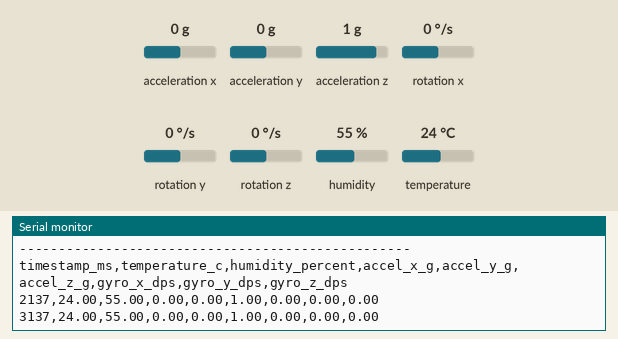
Recording of a sketch running on a simulated ESP32. Parts: the last lines printed to the serial monitor. Wiring (inferred from the names in the program): MPU-9250 motion sensor at I2C address 0x69. Inputs (shaded band) come from the test bench; at power-on: acceleration x 0 g, humidity 55 %, acceleration y 0 g, temperature 24 °C, acceleration z 1 g, rotation x 0 °/s, rotation y 0 °/s, rotation z 0 °/s.

Above: at 3.3 s.
3.4 s: acceleration x set to -1.4 g
At 4.7 s:
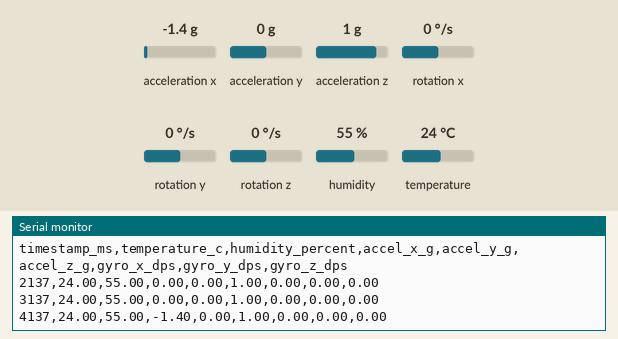
4.9 s: humidity set to 22 %
At 6.3 s:
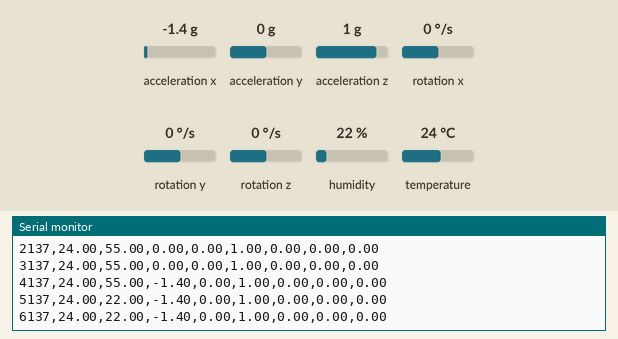
6.4 s: acceleration y set to -1.4 g
At 7.7 s:
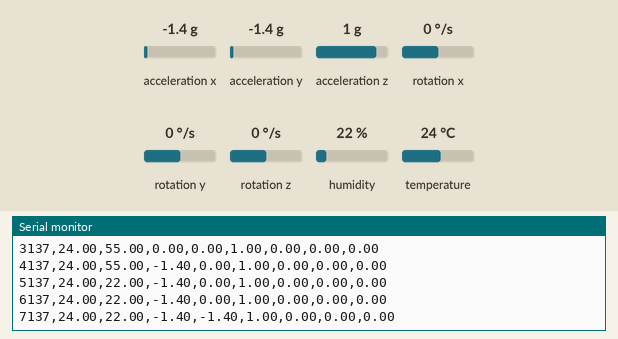
7.9 s: temperature set to 12 °C
At 9.3 s:
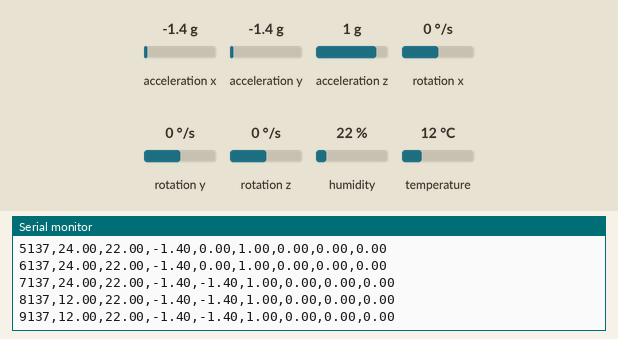
9.4 s: acceleration z set to -1.4 g
At 10.7 s:
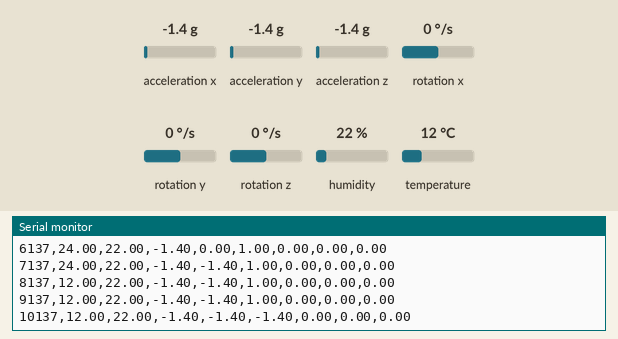
10.9 s: rotation x set to -192 °/s
At 12.9 s:
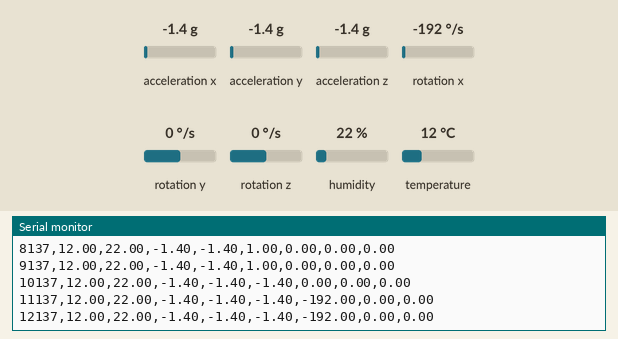
Timing chart, 0 to 13.4 s (numbered marks = the images above; inputs shaded):
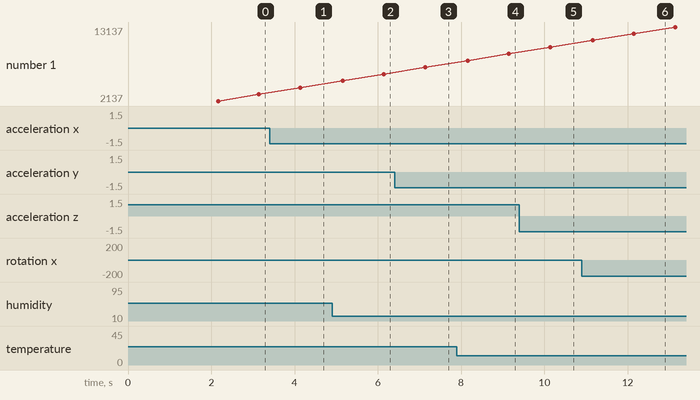

Measured:
- after the input at 3.4 s, the serial monitor: prints a new line after 0.74 s (image 1)
- after the input at 4.9 s, the serial monitor: prints a new line after 0.26 s (image 2)
- after the input at 6.4 s, the serial monitor: prints a new line after 0.74 s (image 3)
- after the input at 7.9 s, the serial monitor: prints a new line after 0.26 s (image 4)
- after the input at 9.4 s, the serial monitor: prints a new line after 0.74 s (image 5)
- after the input at 10.9 s, the serial monitor: prints a new line after 0.26 s (image 6)

The sketch:

sensor_logger.ino
```cpp
/*
  Extreme Conditions Failure Prediction - Sensor Logger Firmware
  Target Hardware: ESP32 Dev Module (ESP32-D0WD-V3)

  Sensors & Pin Mapping:
  - DHT11 Temperature & Humidity Sensor:
      VCC -> ESP32 3V3
      GND -> ESP32 GND
      OUT -> ESP32 D4 (GPIO 4)

  - MPU6050 / MPU6500 / GY-521 Motion Sensor:
      VCC -> ESP32 3V3
      GND -> ESP32 GND
      SDA -> ESP32 D21 (GPIO 21)
      SCL -> ESP32 D22 (GPIO 22)

  Required Arduino Libraries:
  1. "DHT sensor library" by Adafruit
  2. "Adafruit Unified Sensor" by Adafruit
*/

#include <Wire.h>
#include <DHT.h>

// Pin Definitions
#define DHTPIN 4         // DHT11 Data Pin connected to ESP32 GPIO 4
#define DHTTYPE DHT11    // DHT sensor model

#define SDA_PIN 21       // I2C Data Pin (ESP32 D21)
#define SCL_PIN 22       // I2C Clock Pin (ESP32 D22)

// Sampling Interval (ms)
#define SAMPLE_INTERVAL_MS 1000

// MPU6050 / MPU6500 I2C Register Addresses
#define MPU_REG_CONFIG       0x1A
#define MPU_REG_GYRO_CONFIG  0x1B
#define MPU_REG_ACCEL_CONFIG 0x1C
#define MPU_REG_ACCEL_XOUT_H 0x3B
#define MPU_REG_PWR_MGMT_1   0x6B
#define MPU_REG_WHO_AM_I     0x75

// Hardware Instances & State
DHT dht(DHTPIN, DHTTYPE);
uint8_t mpuAddr = 0x68;
bool mpuReady = false;
unsigned long lastSampleTime = 0;

// Helper: Write 1 byte to MPU I2C register
bool writeMPURegister(uint8_t reg, uint8_t data) {
  Wire.beginTransmission(mpuAddr);
  Wire.write(reg);
  Wire.write(data);
  return (Wire.endTransmission() == 0);
}

// Helper: Read single byte register from MPU
uint8_t readMPURegister(uint8_t reg) {
  Wire.beginTransmission(mpuAddr);
  Wire.write(reg);
  Wire.endTransmission(false);
  if (Wire.requestFrom(mpuAddr, (uint8_t)1)) {
    return Wire.read();
  }
  return 0x00;
}

void setup() {
  // 1. Initialize Serial Communication at 115200 baud
  Serial.begin(115200);
  delay(1000); // Give UART driver time to stabilize after ESP32 boot
  Serial.println();
  Serial.println("==================================================");
  Serial.println(" ESP32 Sensor Logger - Booting Hardware");
  Serial.println("==================================================");

  // 2. Initialize I2C bus with SDA=D21 and SCL=D22
  Wire.begin(SDA_PIN, SCL_PIN);
  Wire.setTimeOut(1000); // 1-second timeout to prevent I2C hang

  // 3. Scan I2C bus to find MPU sensor address
  byte error;
  int nDevices = 0;
  Serial.println("Scanning I2C bus (SDA=D21, SCL=D22)...");
  for (uint8_t addr = 1; addr < 127; addr++) {
    Wire.beginTransmission(addr);
    error = Wire.endTransmission();
    if (error == 0) {
      Serial.print(" -> Found I2C device at address 0x");
      if (addr < 16) Serial.print("0");
      Serial.println(addr, HEX);
      if (addr == 0x68 || addr == 0x69) {
        mpuAddr = addr;
        nDevices++;
      }
    }
  }

  if (nDevices == 0) {
    Serial.println("ERROR: MPU sensor not detected on I2C bus!");
    Serial.println("Please check SDA(D21), SCL(D22), 3V3, and GND wiring.");
    while (1) {
      delay(1000);
    }
  }

  // 4. Wake up MPU sensor (clear SLEEP bit in PWR_MGMT_1)
  writeMPURegister(MPU_REG_PWR_MGMT_1, 0x00);
  delay(100);

  // Read WHO_AM_I chip ID
  uint8_t whoAmI = readMPURegister(MPU_REG_WHO_AM_I);
  Serial.print(" -> Sensor WHO_AM_I (0x75) = 0x");
  if (whoAmI < 16) Serial.print("0");
  Serial.println(whoAmI, HEX);

  if (whoAmI == 0x68) {
    Serial.println("SUCCESS: Detected MPU-6050 chip.");
  } else if (whoAmI == 0x70) {
    Serial.println("SUCCESS: Detected MPU-6500 chip (fully compatible).");
  } else if (whoAmI == 0x71 || whoAmI == 0x73) {
    Serial.println("SUCCESS: Detected MPU-9250 motion sensor chip.");
  } else {
    Serial.print("SUCCESS: Motion sensor detected at 0x");
    Serial.println(mpuAddr, HEX);
  }

  // Configure MPU measurement parameters:
  // Accel ±8g range (4096 LSB/g) -> register 0x1C = 0x10
  writeMPURegister(MPU_REG_ACCEL_CONFIG, 0x10);
  // Gyro ±500 dps range (65.5 LSB/dps) -> register 0x1B = 0x08
  writeMPURegister(MPU_REG_GYRO_CONFIG, 0x08);
  // Digital Low Pass Filter ~42Hz -> register 0x1A = 0x03
  writeMPURegister(MPU_REG_CONFIG, 0x03);

  mpuReady = true;

  // 5. Initialize DHT11 Sensor
  dht.begin();
  Serial.println("SUCCESS: DHT11 initialized.");

  // Allow sensors to stabilize
  delay(1000);

  // 6. Print CSV Header ONCE over Serial
  Serial.println("--------------------------------------------------");
  Serial.println("timestamp_ms,temperature_c,humidity_percent,accel_x_g,accel_y_g,accel_z_g,gyro_x_dps,gyro_y_dps,gyro_z_dps");
}

void loop() {
  unsigned long currentMillis = millis();

  // Non-blocking 1-second sample loop
  if (currentMillis - lastSampleTime >= SAMPLE_INTERVAL_MS) {
    lastSampleTime = currentMillis;

    // Read DHT11 Temperature (°C) and Humidity (%)
    float tempC = dht.readTemperature();
    float humPct = dht.readHumidity();

    // Read MPU Motion Sensor (14 raw bytes starting at 0x3B)
    float accelX = 0.0, accelY = 0.0, accelZ = 0.0;
    float gyroX = 0.0, gyroY = 0.0, gyroZ = 0.0;

    if (mpuReady) {
      Wire.beginTransmission(mpuAddr);
      Wire.write(MPU_REG_ACCEL_XOUT_H);
      Wire.endTransmission(false);

      if (Wire.requestFrom(mpuAddr, (uint8_t)14) == 14) {
        int16_t rawAx = (Wire.read() << 8) | Wire.read();
        int16_t rawAy = (Wire.read() << 8) | Wire.read();
        int16_t rawAz = (Wire.read() << 8) | Wire.read();
        int16_t rawTemp = (Wire.read() << 8) | Wire.read();
        int16_t rawGx = (Wire.read() << 8) | Wire.read();
        int16_t rawGy = (Wire.read() << 8) | Wire.read();
        int16_t rawGz = (Wire.read() << 8) | Wire.read();

        // Convert raw values (±8g range -> 4096 LSB/g, ±500dps range -> 65.5 LSB/dps)
        accelX = (float)rawAx / 4096.0f;
        accelY = (float)rawAy / 4096.0f;
        accelZ = (float)rawAz / 4096.0f;

        gyroX = (float)rawGx / 65.5f;
        gyroY = (float)rawGy / 65.5f;
        gyroZ = (float)rawGz / 65.5f;
      }
    }

    // Output CSV Line: timestamp_ms
    Serial.print(currentMillis);
    Serial.print(",");

    // Output Temperature (handle temporary DHT11 read failures gracefully)
    if (isnan(tempC)) {
      Serial.print("nan,");
    } else {
      Serial.print(tempC, 2);
      Serial.print(",");
    }

    // Output Humidity
    if (isnan(humPct)) {
      Serial.print("nan,");
    } else {
      Serial.print(humPct, 2);
      Serial.print(",");
    }

    // Output Acceleration (X, Y, Z in g)
    Serial.print(accelX, 2);
    Serial.print(",");
    Serial.print(accelY, 2);
    Serial.print(",");
    Serial.print(accelZ, 2);
    Serial.print(",");

    // Output Gyroscope (X, Y, Z in dps)
    Serial.print(gyroX, 2);
    Serial.print(",");
    Serial.print(gyroY, 2);
    Serial.print(",");
    Serial.println(gyroZ, 2);
  }
}
```
